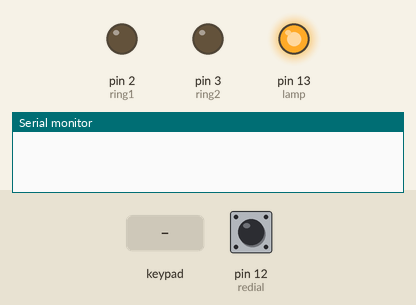
Simulated run of this sketch. Board: Arduino Uno, built with avr-gcc and run on an emulated ATmega328P. On the bench: output pins drawn as LEDs (lit = HIGH), the last lines printed to the serial monitor. Wiring (inferred from the names in the program): 4×3 keypad with keys 1 2 3 4 5 6 7 8 9 * 0 # (labels assumed): rows pin 11, pin 5, pin 6, pin 9; columns pin 10, pin 8, pin 4. Dashed ring = blinking. Inputs (shaded band) come from the test bench; at power-on: pin 12 (redial) HIGH. Pins used as bus, display or sensor lines are not drawn.

Above: at 1.2 s.
1.3 s: pin 12 (redial) pulled LOW for 0.15 s
At 1.46 s:
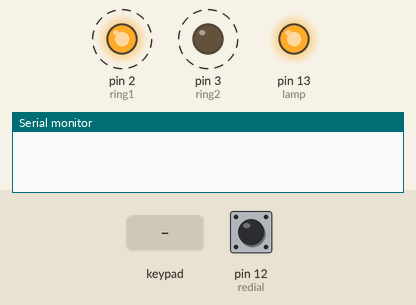
3.0 s: key '7' pressed
At 4.0 s:
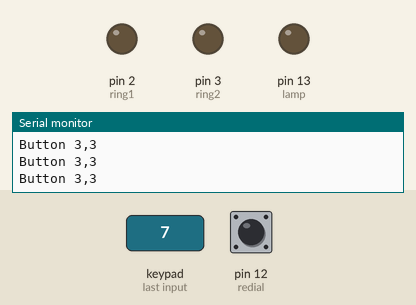
4.5 s: pin 12 (redial) pulled LOW for 1 s
At 4.66 s:
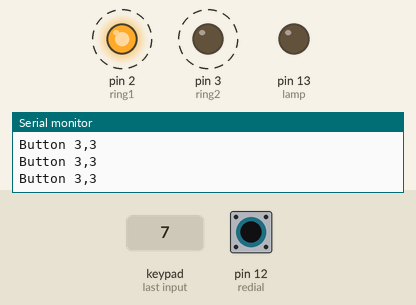
7.5 s: pin 12 (redial) pulled LOW for 3.2 s
At 11.2 s:
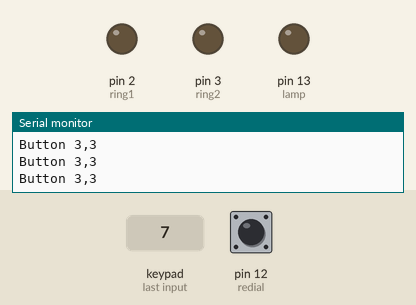
12.2 s: key '2' pressed
At 13.4 s:
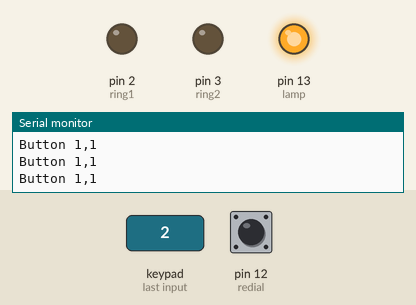
Timing chart, 0 to 14.7 s (numbered marks = the images above; inputs shaded):
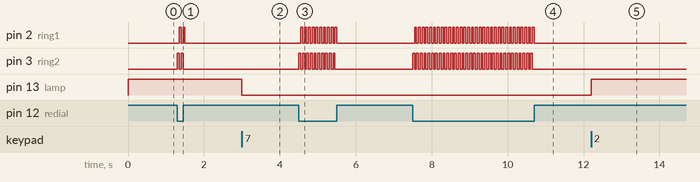

Measured:
- after the input at 1.3 s, pin 2 (ring1): alternates HIGH for 0.05 s and LOW for 0.05 s, 4 changes in all, then stays LOW, starting after 0.05 s; pin 3 (ring2): alternates HIGH for 0.05 s and LOW for 0.05 s, 4 changes in all, then stays LOW, starting at once
- after the input at 3.0 s, pin 13 (lamp): HIGH → LOW at once
- after the input at 4.5 s, pin 2 (ring1): alternates HIGH for 0.05 s and LOW for 0.05 s, 20 changes in all, then stays LOW, starting after 0.05 s; pin 3 (ring2): alternates HIGH for 0.05 s and LOW for 0.05 s, 20 changes in all, then stays LOW, starting at once
- after the input at 7.5 s, pin 2 (ring1): alternates HIGH for 0.05 s and LOW for 0.05 s, 64 changes in all, then stays LOW, starting after 0.05 s; pin 3 (ring2): alternates HIGH for 0.05 s and LOW for 0.05 s, 64 changes in all, then stays LOW, starting at once
- after the input at 12.2 s, pin 13 (lamp): LOW → HIGH at once

The sketch:

phoneDial.ino
```cpp
/// simple telephone lamp code
// "9" key lights up lamp
// "1" key turns it off
// '"REDIAL" key rings the phone ringer

#define col2 4
#define row2 5
#define row3 6
#define col2b 7
#define col1 8
#define row4 9
#define col3 10
#define row1 11
#define redial 12
#define ring1 2
#define ring2 3
#define lamp 13

void setup() {
  // sending pulses OUT high out on the columns
  // listening IN on rows to see what buttons are pushed
  pinMode(col2, OUTPUT);
  pinMode(row2, INPUT_PULLUP);
  pinMode(row3, INPUT_PULLUP);
  pinMode(col1, OUTPUT);
  pinMode(row4, INPUT_PULLUP);
  pinMode(col3, OUTPUT);
  pinMode(row1, INPUT_PULLUP);
  // SSR on to turn lamp on and off
  pinMode(lamp, OUTPUT);
  // H-bridge needs 2 signals, inverted to ring the bell
  pinMode(ring1, OUTPUT);
  pinMode(ring2, OUTPUT);
  // redial button for ringer
  pinMode(redial, INPUT_PULLUP);
  digitalWrite(lamp, HIGH);
  Serial.begin(9600);
}

void loop() {
  //  delay(10);
  digitalWrite(col1, LOW);
  if (!digitalRead(row1)) {
    Serial.println("Button 1,1");
    digitalWrite(lamp, HIGH);
  } else if (!digitalRead(row2)) {
    Serial.println("Button 1,2");
  } else if (!digitalRead(row3)) {
    Serial.println("Button 1,3");
  } else if (!digitalRead(row4)) {
    Serial.println("Button 1,4");
  }
  digitalWrite(col1, HIGH);

  //  delay(10);
  digitalWrite(col2, LOW);
  if (!digitalRead(row1)) {
    Serial.println("Button 2,1");
  } else if (!digitalRead(row2)) {
    Serial.println("Button 2,2");
  } else if (!digitalRead(row3)) {
    Serial.println("Button 2,3");
  } else if (!digitalRead(row4)) {
    Serial.println("Button 2,4");
  }
  digitalWrite(col2, HIGH);

  //  delay(10);
  digitalWrite(col3, LOW);
  if (!digitalRead(row1)) {
    Serial.println("Button 3,1");
  } else if (!digitalRead(row2)) {
    Serial.println("Button 3,2");
  } else if (!digitalRead(row3)) {
    Serial.println("Button 3,3");
    digitalWrite(lamp, LOW);
  } else if (!digitalRead(row4)) {
    Serial.println("Button 3,4");
  }
  digitalWrite(col3, HIGH);
  if (!digitalRead(redial)) {
    digitalWrite(ring1, LOW);
    digitalWrite(ring2, HIGH);
    delay(50);
    digitalWrite(ring1, HIGH);
    digitalWrite(ring2, LOW);
    delay(50);
  }
  else { //keep it so there shouldnt be any current flowing when the thing isnt ringing
      digitalWrite(ring1, LOW);
      digitalWrite(ring2, LOW);
  }

}
```
